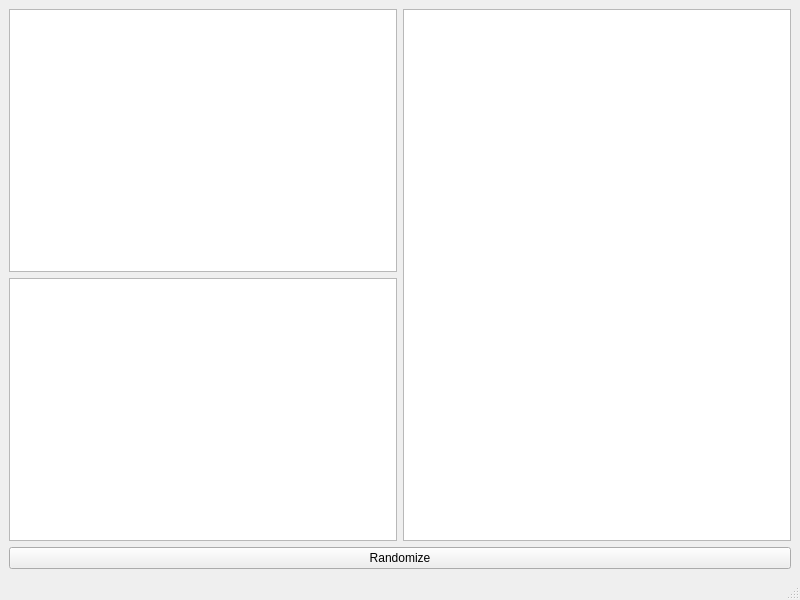
<?xml version="1.0" encoding="UTF-8"?>
<ui version="4.0">
 <class>MainWindow</class>
 <widget class="QMainWindow" name="MainWindow">
  <property name="geometry">
   <rect>
    <x>0</x>
    <y>0</y>
    <width>800</width>
    <height>600</height>
   </rect>
  </property>
  <property name="windowTitle">
   <string>MainWindow</string>
  </property>
  <widget class="QWidget" name="centralwidget">
   <layout class="QGridLayout" name="gridLayout">
    <item row="0" column="0">
     <widget class="QTableWidget" name="firstTableWidget"/>
    </item>
    <item row="1" column="0">
     <widget class="QTableWidget" name="secondTableWidget"/>
    </item>
    <item row="0" column="1" rowspan="2">
     <widget class="QTextEdit" name="textEdit"/>
    </item>
    <item row="2" column="0" colspan="2">
     <widget class="QPushButton" name="randPushButton">
      <property name="text">
       <string>Randomize</string>
      </property>
     </widget>
    </item>
   </layout>
  </widget>
  <widget class="QMenuBar" name="menubar">
   <property name="geometry">
    <rect>
     <x>0</x>
     <y>0</y>
     <width>800</width>
     <height>22</height>
    </rect>
   </property>
  </widget>
  <widget class="QStatusBar" name="statusbar"/>
 </widget>
 <resources/>
 <connections/>
</ui>
